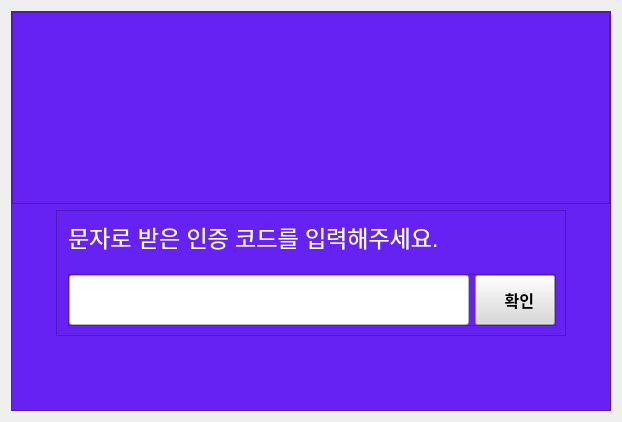
            <widget class="QWidget" name="page6">
             <layout class="QHBoxLayout" name="horizontalLayout_14">
              <item alignment="Qt::AlignHCenter|Qt::AlignVCenter">
               <widget class="QFrame" name="frame_8">
                <property name="minimumSize">
                 <size>
                  <width>600</width>
                  <height>400</height>
                 </size>
                </property>
                <property name="maximumSize">
                 <size>
                  <width>16777215</width>
                  <height>16777215</height>
                 </size>
                </property>
                <property name="styleSheet">
                 <string notr="true">*{background-color: #6522f2;}</string>
                </property>
                <property name="frameShape">
                 <enum>QFrame::StyledPanel</enum>
                </property>
                <property name="frameShadow">
                 <enum>QFrame::Raised</enum>
                </property>
                <layout class="QVBoxLayout" name="verticalLayout_42">
                 <property name="leftMargin">
                  <number>0</number>
                 </property>
                 <property name="topMargin">
                  <number>0</number>
                 </property>
                 <property name="rightMargin">
                  <number>0</number>
                 </property>
                 <item>
                  <widget class="QFrame" name="frame_70">
                   <property name="frameShape">
                    <enum>QFrame::StyledPanel</enum>
                   </property>
                   <property name="frameShadow">
                    <enum>QFrame::Raised</enum>
                   </property>
                   <layout class="QVBoxLayout" name="verticalLayout_43">
                    <property name="spacing">
                     <number>0</number>
                    </property>
                    <property name="leftMargin">
                     <number>0</number>
                    </property>
                    <property name="topMargin">
                     <number>0</number>
                    </property>
                    <property name="rightMargin">
                     <number>0</number>
                    </property>
                    <item alignment="Qt::AlignTop">
                     <widget class="QLabel" name="label_24">
                      <property name="text">
                       <string/>
                      </property>
                      <property name="pixmap">
                       <pixmap>../icons/envelope.png</pixmap>
                      </property>
                      <property name="alignment">
                       <set>Qt::AlignCenter</set>
                      </property>
                     </widget>
                    </item>
                   </layout>
                  </widget>
                 </item>
                 <item alignment="Qt::AlignHCenter|Qt::AlignTop">
                  <widget class="QFrame" name="frame_14">
                   <property name="frameShape">
                    <enum>QFrame::StyledPanel</enum>
                   </property>
                   <property name="frameShadow">
                    <enum>QFrame::Raised</enum>
                   </property>
                   <layout class="QVBoxLayout" name="verticalLayout_9">
                    <property name="spacing">
                     <number>20</number>
                    </property>
                    <property name="leftMargin">
                     <number>11</number>
                    </property>
                    <item alignment="Qt::AlignLeft|Qt::AlignBottom">
                     <widget class="QLabel" name="label">
                      <property name="font">
                       <font>
                        <pointsize>17</pointsize>
                       </font>
                      </property>
                      <property name="styleSheet">
                       <string notr="true">*{color:#ffffff;}</string>
                      </property>
                      <property name="text">
                       <string>문자로 받은 인증 코드를 입력해주세요.</string>
                      </property>
                     </widget>
                    </item>
                    <item alignment="Qt::AlignTop">
                     <widget class="QFrame" name="frame_18">
                      <property name="minimumSize">
                       <size>
                        <width>0</width>
                        <height>50</height>
                       </size>
                      </property>
                      <property name="frameShape">
                       <enum>QFrame::StyledPanel</enum>
                      </property>
                      <property name="frameShadow">
                       <enum>QFrame::Raised</enum>
                      </property>
                      <layout class="QHBoxLayout" name="horizontalLayout_17">
                       <property name="leftMargin">
                        <number>0</number>
                       </property>
                       <property name="topMargin">
                        <number>0</number>
                       </property>
                       <property name="rightMargin">
                        <number>0</number>
                       </property>
                       <property name="bottomMargin">
                        <number>0</number>
                       </property>
                       <item>
                        <widget class="QLineEdit" name="lineEdit">
                         <property name="minimumSize">
                          <size>
                           <width>400</width>
                           <height>50</height>
                          </size>
                         </property>
                         <property name="styleSheet">
                          <string notr="true">*{background-color:#ffffff; color:black;}</string>
                         </property>
                        </widget>
                       </item>
                       <item>
                        <widget class="QPushButton" name="pushButton_8">
                         <property name="minimumSize">
                          <size>
                           <width>0</width>
                           <height>50</height>
                          </size>
                         </property>
                         <property name="maximumSize">
                          <size>
                           <width>16777215</width>
                           <height>16777215</height>
                          </size>
                         </property>
                         <property name="font">
                          <font>
                           <pointsize>12</pointsize>
                           <weight>75</weight>
                           <bold>true</bold>
                          </font>
                         </property>
                         <property name="layoutDirection">
                          <enum>Qt::RightToLeft</enum>
                         </property>
                         <property name="autoFillBackground">
                          <bool>false</bool>
                         </property>
                         <property name="styleSheet">
                          <string notr="true">*{color:black;background-color: #d9d9d9;}</string>
                         </property>
                         <property name="text">
                          <string>  확인</string>
                         </property>
                         <property name="icon">
                          <iconset>
                           <normaloff>../resource/icons/secret.png</normaloff>../resource/icons/secret.png</iconset>
                         </property>
                        </widget>
                       </item>
                      </layout>
                     </widget>
                    </item>
                   </layout>
                  </widget>
                 </item>
                </layout>
               </widget>
              </item>
             </layout>
            </widget>
